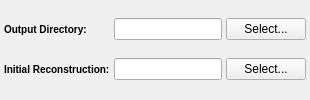
      <widget class="QWidget" name="tab_5">
       <attribute name="title">
        <string>Outputs</string>
       </attribute>
       <layout class="QGridLayout" name="gridLayout_2">
        <property name="leftMargin">
         <number>4</number>
        </property>
        <property name="topMargin">
         <number>4</number>
        </property>
        <property name="rightMargin">
         <number>4</number>
        </property>
        <property name="bottomMargin">
         <number>4</number>
        </property>
        <property name="spacing">
         <number>4</number>
        </property>
        <item row="1" column="2">
         <widget class="QPushButton" name="outputDirectoryPathBtn">
          <property name="sizePolicy">
           <sizepolicy hsizetype="Maximum" vsizetype="Fixed">
            <horstretch>0</horstretch>
            <verstretch>0</verstretch>
           </sizepolicy>
          </property>
          <property name="text">
           <string>Select...</string>
          </property>
         </widget>
        </item>
        <item row="3" column="0">
         <widget class="QLabel" name="initialReconstructionLabel">
          <property name="enabled">
           <bool>true</bool>
          </property>
          <property name="styleSheet">
           <string notr="true">QLabel {
font-weight: bold;
font-size: 10px;
}</string>
          </property>
          <property name="text">
           <string>Initial Reconstruction:</string>
          </property>
         </widget>
        </item>
        <item row="3" column="1">
         <widget class="QFSDropLineEdit" name="initialReconstructionPath">
          <property name="enabled">
           <bool>true</bool>
          </property>
          <property name="sizePolicy">
           <sizepolicy hsizetype="Preferred" vsizetype="Fixed">
            <horstretch>0</horstretch>
            <verstretch>0</verstretch>
           </sizepolicy>
          </property>
          <property name="toolTip">
           <string>The output image to be written at the conclusion of the segmentation</string>
          </property>
          <property name="text">
           <string/>
          </property>
         </widget>
        </item>
        <item row="3" column="2">
         <widget class="QPushButton" name="initialReconstructionPathBtn">
          <property name="sizePolicy">
           <sizepolicy hsizetype="Maximum" vsizetype="Fixed">
            <horstretch>0</horstretch>
            <verstretch>0</verstretch>
           </sizepolicy>
          </property>
          <property name="text">
           <string>Select...</string>
          </property>
         </widget>
        </item>
        <item row="1" column="0">
         <widget class="QLabel" name="outputDirectoryLabel">
          <property name="toolTip">
           <string>The output image to be written at the conclusion of the segmentation</string>
          </property>
          <property name="styleSheet">
           <string notr="true">QLabel {
font-weight: bold;
font-size: 10px;
}</string>
          </property>
          <property name="text">
           <string>Output Directory:</string>
          </property>
         </widget>
        </item>
        <item row="1" column="1">
         <widget class="QFSDropLineEdit" name="outputDirectoryPath_OLD">
          <property name="toolTip">
           <string>The output image to be written at the conclusion of the segmentation</string>
          </property>
          <property name="text">
           <string/>
          </property>
         </widget>
        </item>
       </layout>
      </widget>
